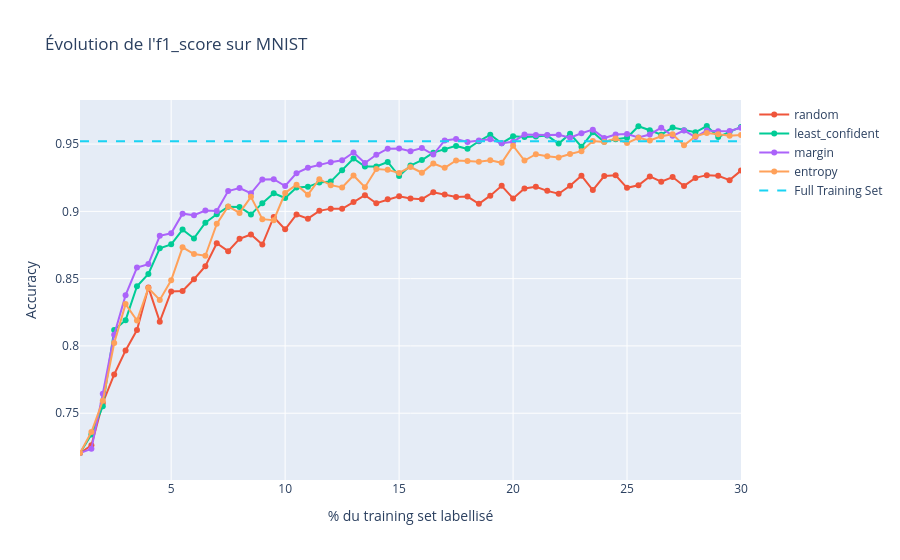
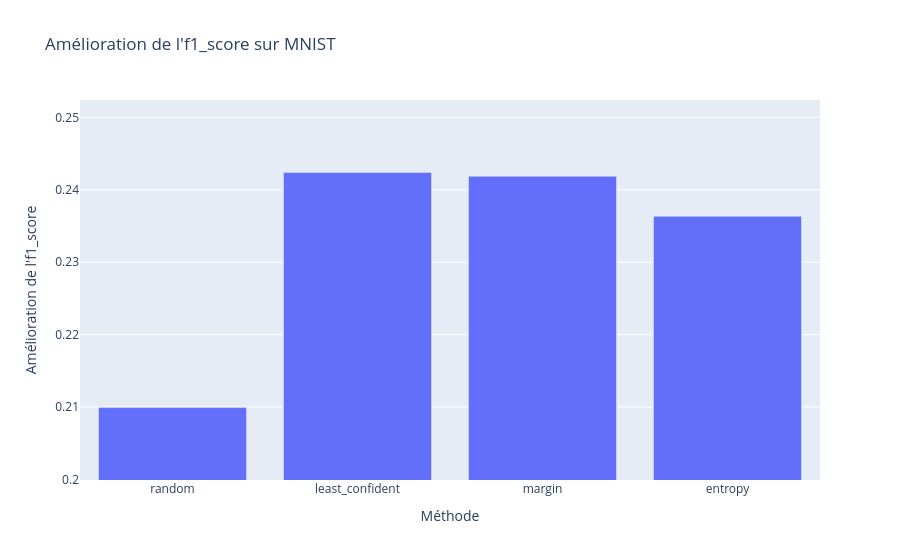

These figures' notebook cell, in order:
### Markdown cell above
__évolution métrique MNIST en donnant jusqu'à 30% du training set avec différents batch_ratio. 1% initialement labellisé__

### Code cell
# Paramètres fixes
labeled_ratio = 0.01  # 1% de données labellisées initialement
test_ratio = 0.2  # Proportion du dataset réservée au test
methods = ["random", "least_confident", "margin", "entropy"]
model_class = lambda: RandomForestClassifier()
datasets={"MNIST":(X_MNIST,y_MNIST)}

# Liste des batch ratios à tester
batch_ratios = [0.005,0.01,0.03]
METRICS = {
    "MNIST": f1_score,
    "Foot": f1_score,
    "PRS": "PR AUC"  # AUC PRC
}
# Stockage des résultats
accuracy_results = {}

for batch_ratio in batch_ratios:
    # Calculer le nombre d'itérations nécessaires pour atteindre 30%
    n_iterations = int(np.ceil((0.30 - labeled_ratio) / batch_ratio))
    
    print(f"Testing batch_ratio = {batch_ratio} with n_iterations = {n_iterations}")
    
    # Exécuter l'expérience
    accuracy_results[batch_ratio] = run_active_learning_experiment_datasets(
        datasets, METRICS,labeled_ratio, test_ratio, n_iterations, batch_ratio, methods, model_class, models
    )

### Figure 1 — Plotly figure (JSON) as saved in the notebook; plotly's stock layout.template omitted (floating-point values rounded to 4 significant figures)
{"data": [{"hovertemplate": "<extra></extra>", "legendgroup": "", "line": {"color": "#636efa", "dash": "solid"}, "marker": {"symbol": "circle"}, "mode": "lines", "name": "", "orientation": "v", "showlegend": false, "type": "scatter", "xaxis": "x", "yaxis": "y"}, {"mode": "lines+markers", "name": "random", "type": "scatter", "x": [1, 1.5, 2, 2.5, 3, 3.5, 4, 4.5, 5, 5.5, 6.0, 6.5, 7.0, 7.5, 8, 8.5, 9, 9.5, 10, 10.5, 11, 11.5, 12, 12.5, 13, 13.5, 14.0, 14.5, 15.0, 15.5, 16, 16.5, 17, 17.5, 18.0, 18.5, 19, 19.5, 20, 20.5, 21.0, 21.5, 22, 22.5, 23, 23.5, 24.0, 24.5, 25, 25.5, 26, 26.5, 27, 27.5, 28.0, 28.5, 29.0, 29.5, 30], "y": [0.7204, 0.7262, 0.7576, 0.7788, 0.7967, 0.8118, 0.8435, 0.818, 0.8404, 0.8408, 0.8496, 0.8593, 0.8763, 0.8704, 0.8796, 0.8828, 0.8753, 0.8959, 0.8866, 0.8977, 0.8946, 0.9004, 0.902, 0.9019, 0.9069, 0.912, 0.906, 0.9089, 0.9113, 0.9096, 0.9091, 0.9142, 0.9125, 0.9107, 0.911, 0.9057, 0.9117, 0.919, 0.9096, 0.917, 0.9183, 0.9153, 0.9131, 0.919, 0.9265, 0.9158, 0.9262, 0.9268, 0.9175, 0.9194, 0.926, 0.922, 0.9255, 0.9189, 0.9249, 0.9269, 0.9264, 0.9232, 0.9303]}, {"mode": "lines+markers", "name": "least_confident", "type": "scatter", "x": [1, 1.5, 2, 2.5, 3, 3.5, 4, 4.5, 5, 5.5, 6.0, 6.5, 7.0, 7.5, 8, 8.5, 9, 9.5, 10, 10.5, 11, 11.5, 12, 12.5, 13, 13.5, 14.0, 14.5, 15.0, 15.5, 16, 16.5, 17, 17.5, 18.0, 18.5, 19, 19.5, 20, 20.5, 21.0, 21.5, 22, 22.5, 23, 23.5, 24.0, 24.5, 25, 25.5, 26, 26.5, 27, 27.5, 28.0, 28.5, 29.0, 29.5, 30], "y": [0.7204, 0.7341, 0.7553, 0.8118, 0.8192, 0.8443, 0.8535, 0.8726, 0.8755, 0.8865, 0.8799, 0.8915, 0.8979, 0.9034, 0.9032, 0.8977, 0.9061, 0.9135, 0.91, 0.9177, 0.9182, 0.9214, 0.9221, 0.9306, 0.9393, 0.9334, 0.9334, 0.9367, 0.9263, 0.9341, 0.9381, 0.9436, 0.946, 0.9486, 0.9464, 0.9521, 0.957, 0.9506, 0.9558, 0.9553, 0.9556, 0.9563, 0.9504, 0.9577, 0.948, 0.9588, 0.9517, 0.9537, 0.9547, 0.9633, 0.9603, 0.957, 0.9623, 0.9603, 0.9588, 0.9634, 0.9552, 0.9591, 0.9628]}, {"mode": "lines+markers", "name": "margin", "type": "scatter", "x": [1, 1.5, 2, 2.5, 3, 3.5, 4, 4.5, 5, 5.5, 6.0, 6.5, 7.0, 7.5, 8, 8.5, 9, 9.5, 10, 10.5, 11, 11.5, 12, 12.5, 13, 13.5, 14.0, 14.5, 15.0, 15.5, 16, 16.5, 17, 17.5, 18.0, 18.5, 19, 19.5, 20, 20.5, 21.0, 21.5, 22, 22.5, 23, 23.5, 24.0, 24.5, 25, 25.5, 26, 26.5, 27, 27.5, 28.0, 28.5, 29.0, 29.5, 30], "y": [0.7204, 0.7235, 0.7645, 0.8083, 0.8377, 0.8582, 0.8608, 0.8818, 0.8837, 0.8983, 0.8971, 0.9006, 0.9002, 0.9151, 0.9173, 0.9134, 0.9237, 0.9239, 0.9189, 0.9284, 0.9324, 0.9347, 0.9366, 0.938, 0.9438, 0.9359, 0.9421, 0.9466, 0.9467, 0.9446, 0.9471, 0.9423, 0.9527, 0.9538, 0.9515, 0.9526, 0.9536, 0.9507, 0.9517, 0.9571, 0.9567, 0.9567, 0.957, 0.9547, 0.958, 0.9607, 0.9545, 0.9571, 0.9574, 0.9549, 0.9571, 0.9622, 0.9561, 0.9601, 0.9552, 0.9601, 0.9596, 0.9598, 0.9622]}, {"mode": "lines+markers", "name": "entropy", "type": "scatter", "x": [1, 1.5, 2, 2.5, 3, 3.5, 4, 4.5, 5, 5.5, 6.0, 6.5, 7.0, 7.5, 8, 8.5, 9, 9.5, 10, 10.5, 11, 11.5, 12, 12.5, 13, 13.5, 14.0, 14.5, 15.0, 15.5, 16, 16.5, 17, 17.5, 18.0, 18.5, 19, 19.5, 20, 20.5, 21.0, 21.5, 22, 22.5, 23, 23.5, 24.0, 24.5, 25, 25.5, 26, 26.5, 27, 27.5, 28.0, 28.5, 29.0, 29.5, 30], "y": [0.7204, 0.736, 0.7592, 0.8022, 0.8311, 0.8189, 0.843, 0.8342, 0.8488, 0.8733, 0.8682, 0.867, 0.8907, 0.9037, 0.8989, 0.9108, 0.8942, 0.8934, 0.9136, 0.9199, 0.9124, 0.9239, 0.9195, 0.9178, 0.9266, 0.9179, 0.9315, 0.9308, 0.9285, 0.933, 0.9287, 0.9356, 0.9324, 0.9378, 0.9374, 0.9369, 0.938, 0.9361, 0.9489, 0.9378, 0.9425, 0.9409, 0.94, 0.9427, 0.9447, 0.9522, 0.9516, 0.9541, 0.9508, 0.9546, 0.9527, 0.9558, 0.9573, 0.9491, 0.9558, 0.9582, 0.9573, 0.9562, 0.9567]}, {"line": {"dash": "dash"}, "mode": "lines", "name": "Full Training Set", "type": "scatter", "x": [1, 30.5], "y": [0.9521, 0.9521]}], "layout": {"legend": {"tracegroupgap": 0}, "title": {"text": "Évolution de l'f1_score sur MNIST"}, "xaxis": {"anchor": "y", "domain": [0, 1], "range": [1, 30], "title": {"text": "% du training set labellisé"}}, "yaxis": {"anchor": "x", "domain": [0, 1], "range": [0.7004, 0.9828], "title": {"text": "Accuracy"}}}}

### Figure 2 — Plotly figure (JSON) as saved in the notebook; plotly's stock layout.template omitted (floating-point values rounded to 4 significant figures)
{"data": [{"hovertemplate": "Méthode=%{x}<br>Amélioration de l'f1_score=%{y}<extra></extra>", "legendgroup": "", "marker": {"color": "#636efa", "pattern": {"shape": ""}}, "name": "", "orientation": "v", "showlegend": false, "textposition": "auto", "type": "bar", "x": ["random", "least_confident", "margin", "entropy"], "xaxis": "x", "y": [0.2099, 0.2424, 0.2419, 0.2363], "yaxis": "y"}], "layout": {"barmode": "relative", "legend": {"tracegroupgap": 0}, "title": {"text": "Amélioration de l'f1_score sur MNIST"}, "xaxis": {"anchor": "y", "domain": [0, 1], "title": {"text": "Méthode"}}, "yaxis": {"anchor": "x", "domain": [0, 1], "range": [0.1999, 0.2524], "title": {"text": "Amélioration de l'f1_score"}}}}
